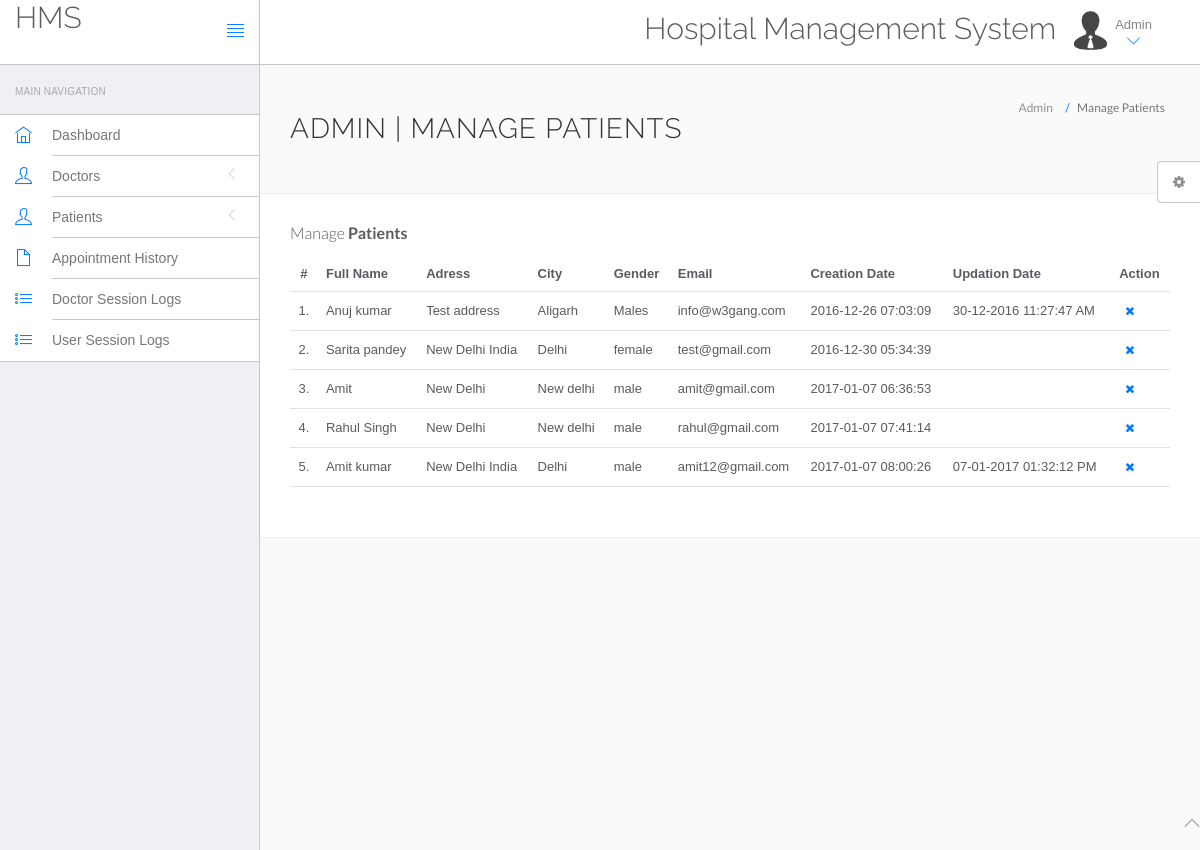
The app's page /hms/admin/manage-users.php (signed in) with its own data.
### tables this page shows
CREATE TABLE IF NOT EXISTS `users` (
  `id` int(11) NOT NULL,
  `fullName` varchar(255) NOT NULL,
  `address` longtext NOT NULL,
  `city` varchar(255) NOT NULL,
  `gender` varchar(255) NOT NULL,
  `email` varchar(255) NOT NULL,
  `password` varchar(255) NOT NULL,
  `regDate` timestamp NOT NULL DEFAULT CURRENT_TIMESTAMP,
  `updationDate` varchar(255) NOT NULL
);

### hms/admin/manage-users.php (the view, shortened to what this page needs)
<?php
include('include/config.php');
?>
<!DOCTYPE html>
<html lang="en">
	<head>
		<link rel="stylesheet" href="vendor/bootstrap/css/bootstrap.min.css">
		<link rel="stylesheet" href="vendor/fontawesome/css/font-awesome.min.css">
		<link rel="stylesheet" href="vendor/themify-icons/themify-icons.min.css">
		<link href="vendor/animate.css/animate.min.css" rel="stylesheet" media="screen">
		<link href="vendor/perfect-scrollbar/perfect-scrollbar.min.css" rel="stylesheet" media="screen">
		<link href="vendor/switchery/switchery.min.css" rel="stylesheet" media="screen">
		<link href="vendor/bootstrap-touchspin/jquery.bootstrap-touchspin.min.css" rel="stylesheet" media="screen">
		<link href="vendor/select2/select2.min.css" rel="stylesheet" media="screen">
		<link href="vendor/bootstrap-datepicker/bootstrap-datepicker3.standalone.min.css" rel="stylesheet" media="screen">
		<link href="vendor/bootstrap-timepicker/bootstrap-timepicker.min.css" rel="stylesheet" media="screen">
		<link rel="stylesheet" href="assets/css/styles.css">
		<link rel="stylesheet" href="assets/css/plugins.css">
		<link rel="stylesheet" href="assets/css/themes/theme-1.css" id="skin_color" />
	</head>
	<body>
		<div id="app">
<?php include('include/sidebar.php');?>
			<div class="app-content">
						<?php include('include/header.php');?>
				<div class="main-content" >
					<div class="wrap-content container" id="container">
						<section id="page-title">
							<div class="row">
								<div class="col-sm-8">
									<h1 class="mainTitle">Admin | Manage Patients</h1>
																	</div>
								<ol class="breadcrumb">
									<li>
										<span>Admin</span>
									</li>
									<li class="active">
										<span>Manage Patients</span>
									</li>
								</ol>
							</div>
						</section>
						<div class="container-fluid container-fullw bg-white">
									<div class="row">
								<div class="col-md-12">
									<h5 class="over-title margin-bottom-15">Manage <span class="text-bold">Patients</span></h5>
									<table class="table table-hover" id="sample-table-1">
										<thead>
											<tr>
												<th class="center">#</th>
												<th>Full Name</th>
												<th class="hidden-xs">Adress</th>
												<th>City</th>
												<th>Gender </th>
												<th>Email </th>
												<th>Creation Date </th>
												<th>Updation Date </th>
												<th>Action</th>
											</tr>
										</thead>
										<tbody>
<?php
$sql=mysqli_query($con,"select * from users");
$cnt=1;
while($row=mysqli_fetch_array($sql))
{
?>
											<tr>
												<td class="center"><?php echo $cnt;?>.</td>
												<td class="hidden-xs"><?php echo $row['fullName'];?></td>
												<td><?php echo $row['address'];?></td>
												<td><?php echo $row['city'];?>
												</td>
												<td><?php echo $row['gender'];?></td>
												<td><?php echo $row['email'];?></td>
												<td><?php echo $row['regDate'];?></td>
												<td><?php echo $row['updationDate'];?>
												</td>
												<td >
												<div class="visible-md visible-lg hidden-sm hidden-xs">
	<a href="manage-users.php?id=<?php echo $row['id']?>&del=delete" onClick="return confirm('Are you sure you want to delete?')"class="btn btn-transparent btn-xs tooltips" tooltip-placement="top" tooltip="Remove"><i class="fa fa-times fa fa-white"></i></a>
												</div>
												</td>
											</tr>
											<?php
$cnt=$cnt+1;
											 }?>
										</tbody>
									</table>
								</div>
							</div>
								</div>
							</div>
						</div>
					</div>
				</div>
	<?php include('include/footer.php');?>
	<?php include('include/setting.php');?>
	</body>
</html>

### hms/admin/assets/css/themes/theme-1.css (style rules this page uses)
body { background: #FAFAFA; }

### records on screen
users: fullName "Anuj kumar", address "Test address", city "Aligarh", gender "Males", email "info@w3gang.com", regDate "2016-12-26 07:03:09", updationDate "30-12-2016 11:27:47 AM"
users: fullName "Sarita pandey", address "New Delhi India", city "Delhi", gender "female", email "test@gmail.com", regDate "2016-12-30 05:34:39"
users: fullName "Amit", address "New Delhi", city "New delhi", gender "male", email "amit@gmail.com", regDate "2017-01-07 06:36:53"
users: fullName "Rahul Singh", address "New Delhi", city "New delhi", gender "male", email "rahul@gmail.com", regDate "2017-01-07 07:41:14"
users: fullName "Amit kumar", address "New Delhi India", city "Delhi", gender "male", email "amit12@gmail.com", regDate "2017-01-07 08:00:26", updationDate "07-01-2017 01:32:12 PM"
